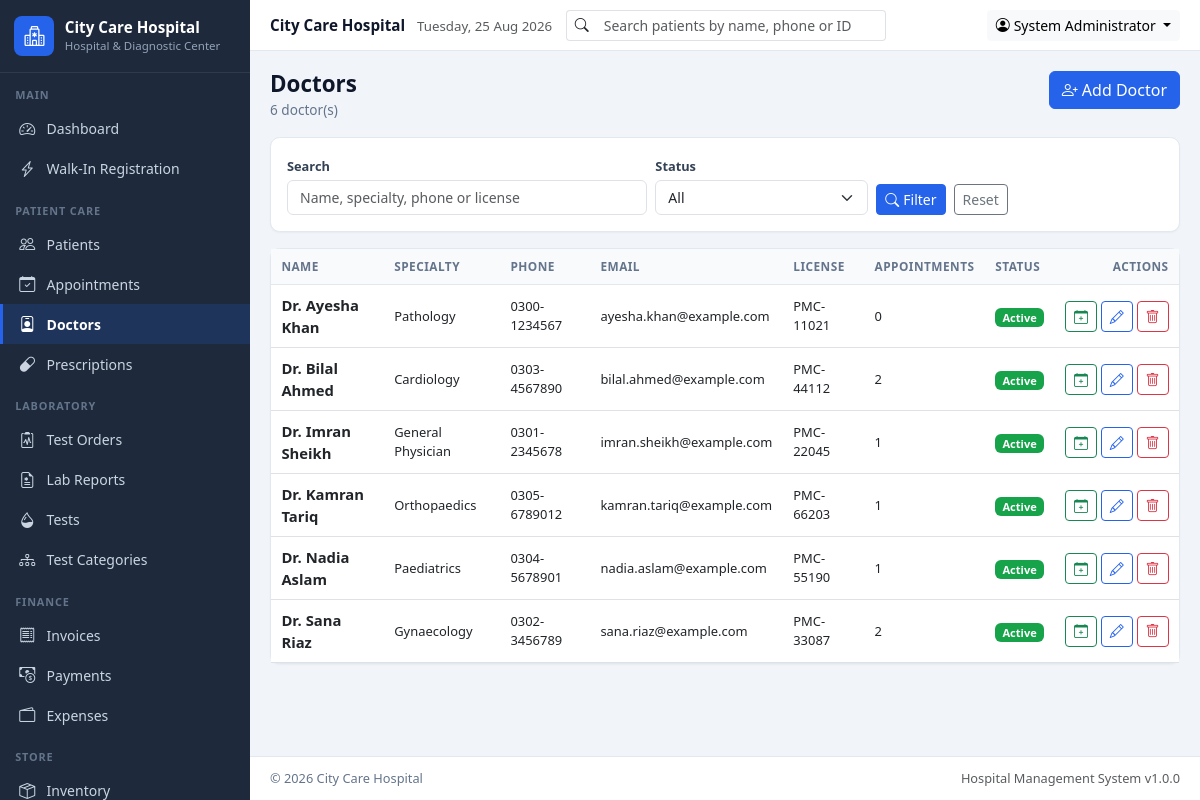
/modules/doctors/index.php (signed in), run on the app's committed database.
### tables this page shows
CREATE TABLE IF NOT EXISTS doctors (
  id INT AUTO_INCREMENT PRIMARY KEY,
  name VARCHAR(100) NOT NULL,
  specialty VARCHAR(100),
  phone VARCHAR(20),
  email VARCHAR(100),
  license_number VARCHAR(50),
  address TEXT,
  notes TEXT,
  is_active TINYINT(1) DEFAULT 1,
  created_at TIMESTAMP DEFAULT CURRENT_TIMESTAMP
);

### includes/functions.php (called while the page is built, shortened)
<?php
function sanitize($input)
{
    return htmlspecialchars((string)($input ?? ''), ENT_QUOTES, 'UTF-8');
}
function get($key, $default = '')
{
    return isset($_GET[$key]) ? (is_array($_GET[$key]) ? $_GET[$key] : trim((string)$_GET[$key])) : $default;
}
function currentPage()
{
    $page = (int)($_GET['page'] ?? 1);
    return $page > 0 ? $page : 1;
}
function fetchAll($sql, array $params = [])
{
    global $pdo;
    $stmt = $pdo->prepare($sql);
    $stmt->execute($params);
    return $stmt->fetchAll();
}

### modules/doctors/index.php (the view, shortened to what this page needs)
<?php
$search = get('q');
$page   = currentPage();
$offset = ($page - 1) * PER_PAGE;
$where = [];
$params = [];
$whereSql = $where ? 'WHERE ' . implode(' AND ', $where) : '';
$doctors = fetchAll("SELECT d.*,
        (SELECT COUNT(*) FROM appointments a WHERE a.doctor_id = d.id) AS appointment_count
        FROM doctors d $whereSql ORDER BY d.name LIMIT " . (int)PER_PAGE . ' OFFSET ' . (int)$offset, $params);
$pageActions = '<a href="' . BASE_URL . '/modules/doctors/add.php" class="btn btn-primary"><i class="bi bi-person-plus me-1"></i>Add Doctor</a>';
require_once INC_PATH . '/header.php';
?>
<div class="card mb-3">
    <div class="card-body">
        <form class="row g-2 align-items-end" method="get">
            <div class="col-md-5">
                <label class="form-label">Search</label>
                <input type="search" name="q" class="form-control" value="<?= sanitize($search) ?>" placeholder="Name, specialty, phone or license">
            </div>
            <div class="col-md-3">
                <label class="form-label">Status</label>
                <select name="status" class="form-select">
                    <option value="">All</option>
                </select>
            </div>
            <div class="col-md-4 d-flex gap-2">
                <button class="btn btn-primary btn-sm"><i class="bi bi-search me-1"></i>Filter</button>
                <a href="<?= BASE_URL ?>/modules/doctors/index.php" class="btn btn-outline-secondary btn-sm">Reset</a>
            </div>
        </form>
    </div>
</div>
<div class="card">
    <div class="table-responsive">
        <table class="table table-hover align-middle mb-0">
            <thead><tr><th>Name</th><th>Specialty</th><th>Phone</th><th>Email</th><th>License</th><th>Appointments</th><th>Status</th><th class="text-end">Actions</th></tr></thead>
            <tbody>
            <?php foreach ($doctors as $d): ?>
                <tr>
                    <td class="fw-semibold"><?= sanitize($d['name']) ?></td>
                    <td class="small"><?= sanitize($d['specialty'] ?: '-') ?></td>
                    <td class="small"><?= sanitize($d['phone'] ?: '-') ?></td>
                    <td class="small"><?= sanitize($d['email'] ?: '-') ?></td>
                    <td class="small"><?= sanitize($d['license_number'] ?: '-') ?></td>
                    <td class="small"><?= (int)$d['appointment_count'] ?></td>
                    <td><?= $d['is_active'] ? '<span class="badge bg-success">Active</span>' : '<span class="badge bg-secondary">Inactive</span>' ?></td>
                    <td class="text-end text-nowrap">
                        <a href="<?= BASE_URL ?>/modules/appointments/add.php?doctor_id=<?= (int)$d['id'] ?>" class="btn btn-sm btn-outline-success" title="New appointment"><i class="bi bi-calendar-plus"></i></a>
                        <a href="edit.php?id=<?= (int)$d['id'] ?>" class="btn btn-sm btn-outline-primary" title="Edit"><i class="bi bi-pencil"></i></a>
                        <a href="delete.php?id=<?= (int)$d['id'] ?>" class="btn btn-sm btn-outline-danger" title="Delete"><i class="bi bi-trash"></i></a>
                    </td>
                </tr>
            <?php endforeach; ?>
            </tbody>
        </table>
    </div>
</div>
<?php require_once INC_PATH . '/footer.php'; ?>

### assets/css/custom.css (style rules this page uses)
:root { --hms-primary: #2563EB; --hms-success: #16A34A; --hms-warning: #D97706; --hms-danger: #DC2626; --hms-sidebar: #1E293B; --hms-sidebar-hover: #334155; --hms-body: #F1F5F9; --hms-border: #E2E8F0; --hms-muted: #64748B; --hms-sidebar-width: 250px; }
body { background: var(--hms-body); font-family: "Segoe UI", Roboto, "Helvetica Neue", Arial, sans-serif; font-size: 0.925rem; color: #0F172A; }
a { text-decoration: none; }
.btn-primary, .bg-primary { background-color: var(--hms-primary) !important; border-color: var(--hms-primary) !important; }
.btn-outline-primary { color: var(--hms-primary); border-color: var(--hms-primary); }
.btn-success, .bg-success { background-color: var(--hms-success) !important; border-color: var(--hms-success) !important; }
.card { border: 1px solid var(--hms-border); border-radius: .6rem; box-shadow: 0 1px 2px rgba(15,23,42,.04); }
.table > :not(caption) > * > * { padding: .55rem .65rem; }
.table thead th { font-size: .74rem; text-transform: uppercase; letter-spacing: .04em; color: var(--hms-muted); background: #F8FAFC; border-bottom: 1px solid var(--hms-border); font-weight: 700; }
.form-label { font-size: .8rem; font-weight: 600; color: #334155; margin-bottom: .25rem; }
.form-control, .form-select { font-size: .875rem; }

### data on the page
doctors: name "Dr. Ayesha Khan", specialty "Pathology", phone "0300-1234567", email "ayesha.khan@example.com", license_number "PMC-11021", appointment_count "0", is_active "Active"
doctors: name "Dr. Bilal Ahmed", specialty "Cardiology", phone "0303-4567890", email "bilal.ahmed@example.com", license_number "PMC-44112", appointment_count "2", is_active "Active"
doctors: name "Dr. Imran Sheikh", specialty "General Physician", phone "0301-2345678", email "imran.sheikh@example.com", license_number "PMC-22045", appointment_count "1", is_active "Active"
doctors: name "Dr. Kamran Tariq", specialty "Orthopaedics", phone "0305-6789012", email "kamran.tariq@example.com", license_number "PMC-66203", appointment_count "1", is_active "Active"
doctors: name "Dr. Nadia Aslam", specialty "Paediatrics", phone "0304-5678901", email "nadia.aslam@example.com", license_number "PMC-55190", appointment_count "1", is_active "Active"
doctors: name "Dr. Sana Riaz", specialty "Gynaecology", phone "0302-3456789", email "sana.riaz@example.com", license_number "PMC-33087", appointment_count "2", is_active "Active"

### other printed values
getSetting('hospital_name', 'City Care Hospital') "City Care Hospital"
getSetting('hospital_tagline', 'Hospital &amp; Diagnostic Center') "Hospital & Diagnostic Center"
$group['label'] "MAIN"
$item['text'] "Dashboard"
$item['text'] "Walk-In Registration"
$group['label'] "PATIENT CARE"
$item['text'] "Patients"
$item['text'] "Appointments"
$item['text'] "Doctors"
$item['text'] "Prescriptions"
$group['label'] "LABORATORY"
$item['text'] "Test Orders"
$item['text'] "Lab Reports"
$item['text'] "Tests"
$item['text'] "Test Categories"
